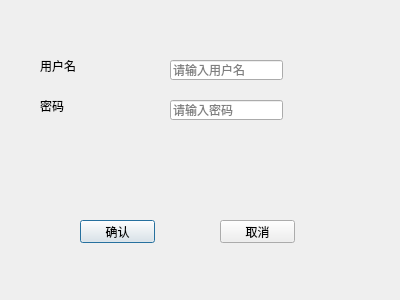
<?xml version="1.0" encoding="UTF-8"?>
<ui version="4.0">
 <class>LoginDialog</class>
 <widget class="QDialog" name="LoginDialog">
  <property name="geometry">
   <rect>
    <x>0</x>
    <y>0</y>
    <width>400</width>
    <height>300</height>
   </rect>
  </property>
  <property name="windowTitle">
   <string>Dialog</string>
  </property>
  <widget class="QPushButton" name="loginBtn">
   <property name="geometry">
    <rect>
     <x>80</x>
     <y>220</y>
     <width>75</width>
     <height>23</height>
    </rect>
   </property>
   <property name="text">
    <string>确认</string>
   </property>
  </widget>
  <widget class="QPushButton" name="exitBtn">
   <property name="geometry">
    <rect>
     <x>220</x>
     <y>220</y>
     <width>75</width>
     <height>23</height>
    </rect>
   </property>
   <property name="text">
    <string>取消</string>
   </property>
  </widget>
  <widget class="QLabel" name="label">
   <property name="geometry">
    <rect>
     <x>40</x>
     <y>60</y>
     <width>54</width>
     <height>12</height>
    </rect>
   </property>
   <property name="text">
    <string>用户名</string>
   </property>
  </widget>
  <widget class="QLabel" name="label_2">
   <property name="geometry">
    <rect>
     <x>40</x>
     <y>100</y>
     <width>54</width>
     <height>12</height>
    </rect>
   </property>
   <property name="text">
    <string>密码</string>
   </property>
  </widget>
  <widget class="QLineEdit" name="usrLineEdit">
   <property name="geometry">
    <rect>
     <x>170</x>
     <y>60</y>
     <width>113</width>
     <height>20</height>
    </rect>
   </property>
   <property name="echoMode">
    <enum>QLineEdit::Normal</enum>
   </property>
   <property name="placeholderText">
    <string>请输入用户名</string>
   </property>
  </widget>
  <widget class="QLineEdit" name="pwdLineEdit">
   <property name="geometry">
    <rect>
     <x>170</x>
     <y>100</y>
     <width>113</width>
     <height>20</height>
    </rect>
   </property>
   <property name="echoMode">
    <enum>QLineEdit::Password</enum>
   </property>
   <property name="placeholderText">
    <string>请输入密码</string>
   </property>
  </widget>
 </widget>
 <resources/>
 <connections/>
</ui>
